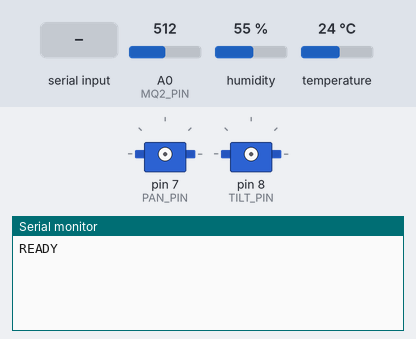
This sketch was run on a simulated Arduino Nano, built with avr-gcc and run on an emulated ATmega328P. Parts: 2 × servo, the last lines printed to the serial monitor. Inputs (shaded band) come from the test bench; at power-on: humidity 55 %, A0 (MQ2_PIN) = 512, temperature 24 °C.

Above: at 1.2 s.
1.3 s: "CENTER\n" received over Serial
At 1.8 s:
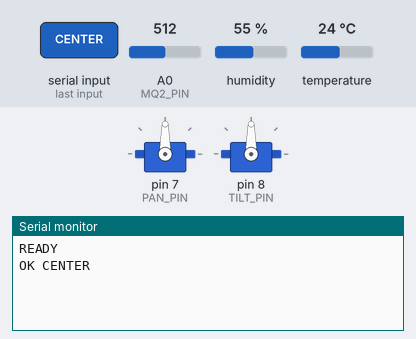
2.8 s: "PAN,1\n" received over Serial
At 3.8 s:
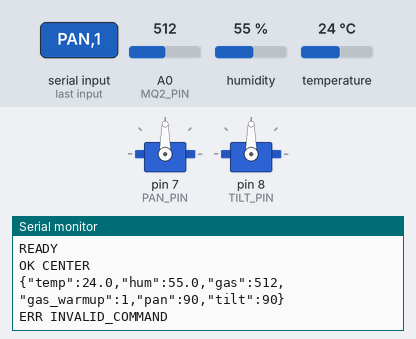
4.3 s: "SERVO:\n" received over Serial
At 5.3 s:
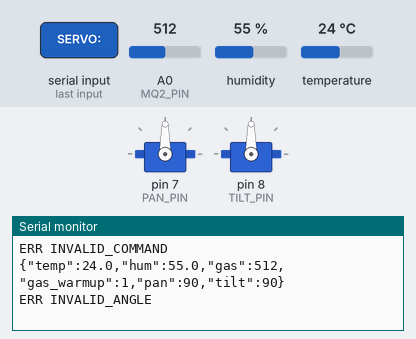
5.8 s: "DETACH\n" received over Serial
At 5.97 s:
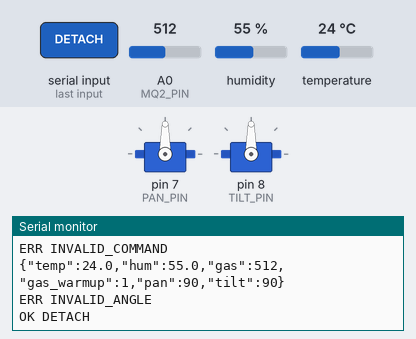
7.3 s: "STATUS\n" received over Serial
At 7.9 s:
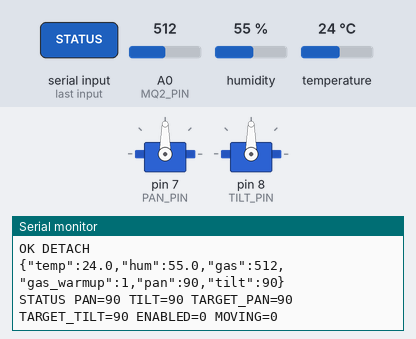
8.8 s: humidity set to 22 %
At 10.5 s:
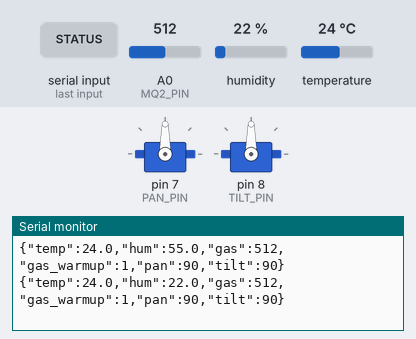

The sketch:

annha_node.ino
```cpp
/*
 * ============================================================================
 * ANNHA SMART NODE FIRMWARE - ARDUINO UNO / NANO (ATmega328P)
 * ============================================================================
 * Nhiệm vụ:
 *   1. Điều khiển mượt 2 động cơ Servo Pan-Tilt (Non-blocking, Lazy-attach,
 *      giới hạn góc cơ khí an toàn [Pan 30..150, Tilt 45..135]).
 *   2. Đọc cảm biến nhiệt độ & độ ẩm DHT11 (chân D2) và khí gas MQ-2 (chân A0).
 *   3. Phát định kỳ dữ liệu JSON qua cổng USB Serial (115200 baud) lên Pi 4:
 *        {"temp":28.5,"hum":65.0,"gas":180,"gas_warmup":0}
 *      (Nếu cảm biến lỗi/tuột dây -> trả null thay vì 0 để tránh báo giả).
 *
 * Tập lệnh điều khiển từ Raspberry Pi 4 -> Arduino (kết thúc bằng '\n'):
 *   - PAN <angle>          : Quay trục ngang tới góc tuyệt đối [30..150]
 *   - TILT <angle>         : Quay trục dọc tới góc tuyệt đối [45..135]
 *   - BOTH <pan> <tilt>    : Quay đồng thời cả 2 trục
 *   - SERVO:<pan>,<tilt>   : Cú pháp rút gọn tương đương BOTH <pan> <tilt>
 *   - MOVE <dpan> <dtilt>  : Quay tương đối theo độ lệch (dùng cho Tracking/PTZ)
 *   - CENTER               : Đưa camera về chính giữa (90, 90)
 *   - DETACH               : Ngắt xung giữ PWM (tắt tiếng kêu servo khi khóa/ngủ)
 *   - STATUS               : Truy vấn góc hiện tại và trạng thái chuyển động
 *   - SENSORS              : Yêu cầu gửi ngay 1 gói JSON cảm biến
 *   - PING                 : Kiểm tra kết nối (trả về PONG)
 *   - HELP                 : In hướng dẫn tập lệnh
 * ============================================================================
 */

#include <Arduino.h>
#include <DHT.h>
#include <Servo.h>
#include <errno.h>
#include <math.h>
#include <stdlib.h>
#include <string.h>
#include "config.h"

static Servo panServo;
static Servo tiltServo;
static DHT dht(Config::DHT_PIN, Config::DHT_TYPE);

static int panCurrent = Config::PAN_CENTER;
static int tiltCurrent = Config::TILT_CENTER;
static int panTarget = Config::PAN_CENTER;
static int tiltTarget = Config::TILT_CENTER;
static bool outputsEnabled = false;

static unsigned long bootMs = 0;
static unsigned long lastStepMs = 0;
static unsigned long lastSensorMs = 0;

static float cachedTemp = NAN;
static float cachedHum = NAN;
static bool hasReadDhtOnce = false;

static char lineBuffer[Config::SERIAL_BUFFER_SIZE];
static size_t lineLength = 0;
static bool discardLine = false;

static void setupServos() {
  // Preload góc trung tâm, chưa xuất xung PWM khi mới cắm nguồn để chống giật servo.
  panServo.write(Config::PAN_CENTER);
  tiltServo.write(Config::TILT_CENTER);
  lastStepMs = millis();
}

bool setTargetAngles(int pan, int tilt) {
  if (pan < Config::PAN_MIN || pan > Config::PAN_MAX ||
      tilt < Config::TILT_MIN || tilt > Config::TILT_MAX) {
    return false;
  }
  if (!outputsEnabled) {
    panServo.attach(Config::PAN_PIN);
    tiltServo.attach(Config::TILT_PIN);
    outputsEnabled = true;
    lastStepMs = millis();
  }
  panTarget = pan;
  tiltTarget = tilt;
  return true;
}

void detachServos() {
  if (outputsEnabled) {
    panServo.detach();
    tiltServo.detach();
    outputsEnabled = false;
  }
  panTarget = panCurrent;
  tiltTarget = tiltCurrent;
}

bool moveRelative(long deltaPan, long deltaTilt) {
  if (deltaPan < Config::PAN_MIN - panTarget ||
      deltaPan > Config::PAN_MAX - panTarget ||
      deltaTilt < Config::TILT_MIN - tiltTarget ||
      deltaTilt > Config::TILT_MAX - tiltTarget) {
    return false;
  }
  return setTargetAngles(static_cast<int>(panTarget + deltaPan),
                         static_cast<int>(tiltTarget + deltaTilt));
}

void stepServo(Servo& servo, int& current, int target) {
  if (current == target) return;
  const int remaining = abs(target - current);
  const int step = remaining < Config::SERVO_STEP_DEGREES
                       ? remaining
                       : Config::SERVO_STEP_DEGREES;
  current += target > current ? step : -step;
  servo.write(current);
}

bool isServoMoving() {
  return outputsEnabled && (panCurrent != panTarget || tiltCurrent != tiltTarget);
}

void updateServos() {
  const unsigned long now = millis();
  if (!outputsEnabled || now - lastStepMs < Config::SERVO_STEP_INTERVAL_MS) return;
  lastStepMs = now;
  stepServo(panServo, panCurrent, panTarget);
  stepServo(tiltServo, tiltCurrent, tiltTarget);
}

void sendStatus() {
  Serial.print(F("STATUS PAN=")); Serial.print(panCurrent);
  Serial.print(F(" TILT=")); Serial.print(tiltCurrent);
  Serial.print(F(" TARGET_PAN=")); Serial.print(panTarget);
  Serial.print(F(" TARGET_TILT=")); Serial.print(tiltTarget);
  Serial.print(F(" ENABLED=")); Serial.print(outputsEnabled ? 1 : 0);
  Serial.print(F(" MOVING="));
  Serial.println(isServoMoving() ? 1 : 0);
}

int readMq2Filtered() {
  // Đọc trung bình 4 mẫu liên tiếp (~0.4ms, không khóa ngắt) giúp lọc nhiễu ADC.
  long sum = 0;
  for (uint8_t i = 0; i < 4; ++i) {
    sum += analogRead(Config::MQ2_PIN);
  }
  return static_cast<int>(sum / 4);
}

void readAndPrintSensors(bool refreshDht) {
  if (refreshDht || !hasReadDhtOnce) {
    cachedHum = dht.readHumidity();
    cachedTemp = dht.readTemperature();
    hasReadDhtOnce = true;
  }
  const int gasAdc = readMq2Filtered();
  const bool warmingUp = (millis() - bootMs) < Config::MQ2_WARMUP_MS;

  Serial.print(F("{\"temp\":"));
  if (isnan(cachedTemp)) {
    Serial.print(F("null"));
  } else {
    Serial.print(cachedTemp, 1);
  }

  Serial.print(F(",\"hum\":"));
  if (isnan(cachedHum)) {
    Serial.print(F("null"));
  } else {
    Serial.print(cachedHum, 1);
  }

  Serial.print(F(",\"gas\":"));
  Serial.print(gasAdc);

  Serial.print(F(",\"gas_warmup\":"));
  Serial.print(warmingUp ? 1 : 0);

  Serial.print(F(",\"pan\":"));
  Serial.print(panCurrent);

  Serial.print(F(",\"tilt\":"));
  Serial.print(tiltCurrent);

  Serial.println('}');
}

void updateSensors() {
  const unsigned long now = millis();
  const unsigned long elapsed = now - lastSensorMs;
  if (elapsed < Config::SENSOR_INTERVAL_MS) return;

  // Nếu servo đang bước dở, hoãn đọc 1-wire DHT11 tối đa 600ms để xung PWM mượt tuyệt đối.
  if (isServoMoving() && elapsed < (Config::SENSOR_INTERVAL_MS + Config::SENSOR_MAX_DEFER_MS)) {
    return;
  }
  lastSensorMs = now;
  readAndPrintSensors(true);
}

bool parseInteger(const char* token, long& value) {
  if (!token || !*token) return false;
  const char* p = token;
  if (*p == '+' || *p == '-') ++p;
  if (!*p) return false;
  for (; *p; ++p) {
    if (*p < '0' || *p > '9') return false;
  }
  errno = 0;
  char* end;
  value = strtol(token, &end, 10);
  return errno != ERANGE && *end == '\0';
}

void processCommand(const char* command) {
  char copy[Config::SERIAL_BUFFER_SIZE];
  if (strlen(command) >= sizeof(copy)) {
    Serial.println(F("ERR INVALID_COMMAND"));
    return;
  }
  strcpy(copy, command);

  // Hỗ trợ cú pháp "SERVO:pan,tilt" đã thống nhất trong giao thức Edge Pi 4
  if (strncmp(copy, "SERVO:", 6) == 0) {
    char* state = nullptr;
    const char* first = strtok_r(copy + 6, ", \t", &state);
    const char* second = strtok_r(nullptr, ", \t", &state);
    const char* extra = strtok_r(nullptr, ", \t", &state);
    long p = 0, t = 0;
    if (!first || !second || extra || !parseInteger(first, p) || !parseInteger(second, t)) {
      Serial.println(F("ERR INVALID_ANGLE"));
      return;
    }
    if (!setTargetAngles(static_cast<int>(p), static_cast<int>(t))) {
      Serial.println(F("ERR OUT_OF_RANGE"));
      return;
    }
    Serial.print(F("OK SERVO "));
    Serial.print(p);
    Serial.print(' ');
    Serial.println(t);
    return;
  }

  char* state = nullptr;
  const char* name = strtok_r(copy, " \t", &state);
  if (!name) return;
  const char* first = strtok_r(nullptr, " \t", &state);
  const char* second = strtok_r(nullptr, " \t", &state);
  const char* extra = strtok_r(nullptr, " \t", &state);

  const bool pan = strcmp(name, "PAN") == 0;
  const bool tilt = strcmp(name, "TILT") == 0;
  const bool both = strcmp(name, "BOTH") == 0;
  const bool move = strcmp(name, "MOVE") == 0;

  if (pan || tilt || both || move) {
    const bool two = both || move;
    if (!first || (two ? !second : second != nullptr) || extra) {
      Serial.println(F("ERR INVALID_COMMAND"));
      return;
    }
    long a = 0, b = 0;
    if (!parseInteger(first, a) || (two && !parseInteger(second, b))) {
      Serial.println(F("ERR INVALID_ANGLE"));
      return;
    }
    bool accepted = false;
    if (move) {
      accepted = moveRelative(a, b);
    } else {
      const long p = pan || both ? a : panTarget;
      const long t = tilt ? a : (both ? b : tiltTarget);
      if (p >= Config::PAN_MIN && p <= Config::PAN_MAX &&
          t >= Config::TILT_MIN && t <= Config::TILT_MAX) {
        accepted = setTargetAngles(static_cast<int>(p), static_cast<int>(t));
      }
    }
    if (!accepted) {
      Serial.println(F("ERR OUT_OF_RANGE"));
      return;
    }
    Serial.print(F("OK "));
    Serial.print(name);
    Serial.print(' ');
    Serial.print(a);
    if (two) {
      Serial.print(' ');
      Serial.print(b);
    }
    Serial.println();
    return;
  }

  if (first) {
    Serial.println(F("ERR INVALID_COMMAND"));
    return;
  }

  if (strcmp(name, "CENTER") == 0) {
    setTargetAngles(Config::PAN_CENTER, Config::TILT_CENTER);
    Serial.println(F("OK CENTER"));
  } else if (strcmp(name, "DETACH") == 0) {
    detachServos();
    Serial.println(F("OK DETACH"));
  } else if (strcmp(name, "STATUS") == 0) {
    sendStatus();
  } else if (strcmp(name, "SENSORS") == 0) {
    readAndPrintSensors(false);
  } else if (strcmp(name, "PING") == 0) {
    Serial.println(F("PONG"));
  } else if (strcmp(name, "HELP") == 0) {
    Serial.println(F("HELP PAN n | TILT n | BOTH p t | SERVO:p,t | MOVE dp dt | CENTER | DETACH | STATUS | SENSORS | PING | HELP"));
  } else {
    Serial.println(F("ERR INVALID_COMMAND"));
  }
}

void handleSerial() {
  for (uint8_t count = 0;
       count < Config::SERIAL_BYTES_PER_LOOP && Serial.available() > 0; ++count) {
    const char c = static_cast<char>(Serial.read());
    if (c == '\n') {
      if (discardLine) {
        Serial.println(F("ERR INVALID_COMMAND"));
      } else {
        if (lineLength && lineBuffer[lineLength - 1] == '\r') --lineLength;
        lineBuffer[lineLength] = '\0';
        processCommand(lineBuffer);
      }
      lineLength = 0;
      discardLine = false;
    } else if (!discardLine) {
      if (lineLength >= sizeof(lineBuffer) - 1 ||
          (c != '\t' && c != '\r' && (c < ' ' || c > '~'))) {
        discardLine = true;
      } else {
        lineBuffer[lineLength++] = c;
      }
    }
  }
}

void setup() {
  Serial.begin(Config::SERIAL_BAUD_RATE);
  bootMs = millis();
  lastSensorMs = bootMs;
  pinMode(Config::MQ2_PIN, INPUT);
  dht.begin();
  setupServos();
  Serial.println(F("READY"));
}

void loop() {
  updateServos();
  handleSerial();
  updateSensors();
}
```

config.h
```cpp
#pragma once

#include <Arduino.h>

namespace Config {
// --- Chân cắm Động cơ Servo Pan-Tilt (PWM) ---
constexpr uint8_t PAN_PIN = 7;
constexpr uint8_t TILT_PIN = 8;

// Giới hạn góc cơ khí an toàn (độ) - Bảo vệ cáp camera & khớp nhựa
constexpr int PAN_MIN = 30;
constexpr int PAN_CENTER = 90;
constexpr int PAN_MAX = 150;

constexpr int TILT_MIN = 45;
constexpr int TILT_CENTER = 90;
constexpr int TILT_MAX = 135;

// Tốc độ bước dịch chuyển mượt: 1 độ mỗi 20ms (~50 độ/giây)
constexpr uint8_t SERVO_STEP_DEGREES = 1;
constexpr unsigned long SERVO_STEP_INTERVAL_MS = 20;

// --- Chân cắm Cảm biến Môi trường ---
constexpr uint8_t DHT_PIN = 2;          // Chân Digital D2 nối chân DATA của DHT11
constexpr uint8_t DHT_TYPE = 11;        // Cảm biến DHT11
constexpr uint8_t MQ2_PIN = A0;         // Chân Analog A0 nối chân A0 của MQ-2 (0..1023)

// Chu kỳ đọc & gửi dữ liệu cảm biến (ms) - DHT11 yêu cầu tối thiểu >= 2000ms
constexpr unsigned long SENSOR_INTERVAL_MS = 2000;
// Thời gian tối đa hoãn đọc DHT11 khi servo đang quay để chống rung xung PWM
constexpr unsigned long SENSOR_MAX_DEFER_MS = 600;
// Thời gian làm nóng điện trở nhiệt của cảm biến khí gas MQ-2 sau khi cấp nguồn (ms)
constexpr unsigned long MQ2_WARMUP_MS = 20000;

// --- Giao tiếp USB Serial với Raspberry Pi 4 ---
constexpr unsigned long SERIAL_BAUD_RATE = 115200;
constexpr size_t SERIAL_BUFFER_SIZE = 64;
constexpr uint8_t SERIAL_BYTES_PER_LOOP = 32;

static_assert(PAN_MIN >= 0 && PAN_MAX <= 180 &&
                  PAN_MIN <= PAN_CENTER && PAN_CENTER <= PAN_MAX,
              "Pan limits must contain the center and be within 0..180");
static_assert(TILT_MIN >= 0 && TILT_MAX <= 180 &&
                  TILT_MIN <= TILT_CENTER && TILT_CENTER <= TILT_MAX,
              "Tilt limits must contain the center and be within 0..180");
static_assert(SERVO_STEP_DEGREES > 0 && SERVO_STEP_INTERVAL_MS > 0,
              "Servo step and interval must be positive");
static_assert(SERIAL_BUFFER_SIZE >= 2 && SERIAL_BYTES_PER_LOOP > 0,
              "Serial buffer and read budget must be positive");
}  // namespace Config
```

Measured:
- after the input at 1.3 s, the serial monitor: prints a new line at once (image 1)
- after the input at 2.8 s, the serial monitor: prints a new line at once (image 2)
- after the input at 4.3 s, the serial monitor: prints a new line at once (image 3)
- after the input at 5.8 s, the serial monitor: prints a new line at once (image 4)
- after the input at 7.3 s, the serial monitor: prints a new line at once (image 5)
- after the input at 8.8 s, the serial monitor: prints a new line after 1.2 s (image 6)
